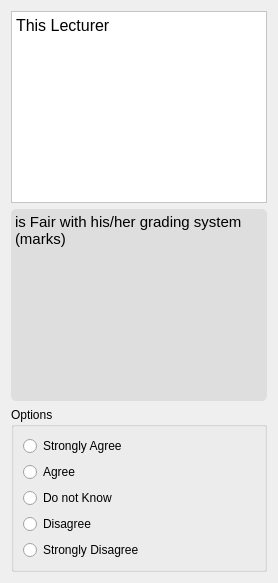
                   <widget class="QWidget" name="page_47">
                    <layout class="QVBoxLayout" name="verticalLayout_133">
                     <item>
                      <widget class="QTextBrowser" name="textBrowser_101">
                       <property name="styleSheet">
                        <string notr="true">background-color: rgb(255, 255, 255);</string>
                       </property>
                       <property name="html">
                        <string>&lt;!DOCTYPE HTML PUBLIC &quot;-//W3C//DTD HTML 4.0//EN&quot; &quot;http://www.w3.org/TR/REC-html40/strict.dtd&quot;&gt;
&lt;html&gt;&lt;head&gt;&lt;meta name=&quot;qrichtext&quot; content=&quot;1&quot; /&gt;&lt;style type=&quot;text/css&quot;&gt;
p, li { white-space: pre-wrap; }
&lt;/style&gt;&lt;/head&gt;&lt;body style=&quot; font-family:'Comic Sans MS'; font-size:10pt; font-weight:400; font-style:normal;&quot;&gt;
&lt;p style=&quot; margin-top:0px; margin-bottom:0px; margin-left:0px; margin-right:0px; -qt-block-indent:0; text-indent:0px;&quot;&gt;&lt;span style=&quot; font-family:'consolas'; font-size:12pt;&quot;&gt;This Lecturer&lt;/span&gt;&lt;/p&gt;&lt;/body&gt;&lt;/html&gt;</string>
                       </property>
                      </widget>
                     </item>
                     <item>
                      <widget class="QTextBrowser" name="textBrowser_102">
                       <property name="styleSheet">
                        <string notr="true">background-color: rgb(222, 222, 222);
border-radius: 5px;</string>
                       </property>
                       <property name="html">
                        <string>&lt;!DOCTYPE HTML PUBLIC &quot;-//W3C//DTD HTML 4.0//EN&quot; &quot;http://www.w3.org/TR/REC-html40/strict.dtd&quot;&gt;
&lt;html&gt;&lt;head&gt;&lt;meta name=&quot;qrichtext&quot; content=&quot;1&quot; /&gt;&lt;style type=&quot;text/css&quot;&gt;
p, li { white-space: pre-wrap; }
&lt;/style&gt;&lt;/head&gt;&lt;body style=&quot; font-family:'Comic Sans MS'; font-size:10pt; font-weight:400; font-style:normal;&quot;&gt;
&lt;p style=&quot; margin-top:0px; margin-bottom:0px; margin-left:0px; margin-right:0px; -qt-block-indent:0; text-indent:0px;&quot;&gt;&lt;span style=&quot; font-family:'consolas'; font-size:11pt;&quot;&gt;is Fair with his/her grading system (marks)&lt;/span&gt;&lt;/p&gt;&lt;/body&gt;&lt;/html&gt;</string>
                       </property>
                      </widget>
                     </item>
                     <item>
                      <widget class="QGroupBox" name="groupBox_35">
                       <property name="styleSheet">
                        <string notr="true">QRadionButton:{
	font: 10pt &quot;Comic Sans MS&quot;;
}</string>
                       </property>
                       <property name="title">
                        <string>Options</string>
                       </property>
                       <property name="flat">
                        <bool>false</bool>
                       </property>
                       <layout class="QVBoxLayout" name="verticalLayout_134">
                        <item>
                         <layout class="QVBoxLayout" name="verticalLayout_135">
                          <item>
                           <widget class="QRadioButton" name="radioButton_9_6">
                            <property name="styleSheet">
                             <string notr="true"/>
                            </property>
                            <property name="text">
                             <string>Strongly Agree</string>
                            </property>
                           </widget>
                          </item>
                          <item>
                           <widget class="QRadioButton" name="radioButton_9_7">
                            <property name="text">
                             <string>Agree</string>
                            </property>
                           </widget>
                          </item>
                          <item>
                           <widget class="QRadioButton" name="radioButton_9_8">
                            <property name="text">
                             <string>Do not Know</string>
                            </property>
                           </widget>
                          </item>
                          <item>
                           <widget class="QRadioButton" name="radioButton_9_9">
                            <property name="text">
                             <string>Disagree</string>
                            </property>
                           </widget>
                          </item>
                          <item>
                           <widget class="QRadioButton" name="radioButton_9_10">
                            <property name="text">
                             <string>Strongly Disagree</string>
                            </property>
                           </widget>
                          </item>
                         </layout>
                        </item>
                       </layout>
                      </widget>
                     </item>
                    </layout>
                   </widget>
